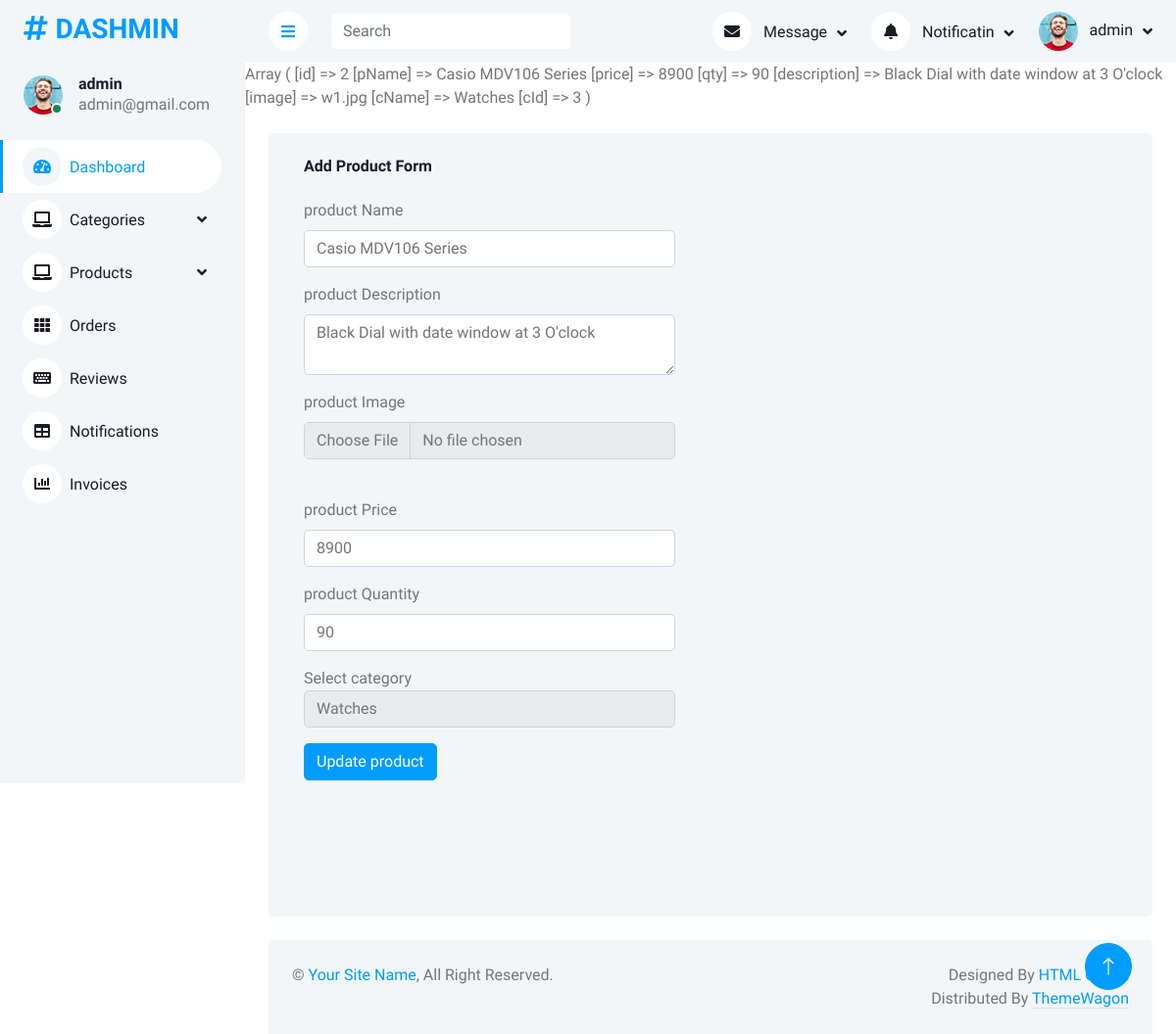
Screenshot of /adminPanel/editProduct.php?pId=2 (signed in) with the database file from the repository.
### tables this page shows
CREATE TABLE `products` (
  `id` int(11) NOT NULL,
  `name` varchar(200) NOT NULL,
  `price` int(11) NOT NULL,
  `description` varchar(500) NOT NULL,
  `qty` int(11) NOT NULL,
  `image` varchar(500) NOT NULL,
  `c_id` int(11) NOT NULL
);

CREATE TABLE `categories` (
  `id` int(11) NOT NULL,
  `name` varchar(200) NOT NULL,
  `description` varchar(300) NOT NULL,
  `image` varchar(200) NOT NULL
);

### adminPanel/editProduct.php (the view, shortened to what this page needs)
<?php
include("php/query.php");
include("components/header.php");
?>
<?php
if(isset($_GET['pId'])){
    $productId = $_GET['pId'];
    $query = $pdo->prepare("select products.id ,  products.name as pName , products.price , products.qty , products.description , products.image , categories.name as cName , categories.id as cId  from products inner join categories on products.c_id = categories.id where products.id = :pId");
    $query->bindParam('pId' , $productId);
    $query->execute();
    $product = $query->fetch(PDO::FETCH_ASSOC);
    print_r($product);
}
?>
  <div class="container-fluid pt-4 px-4">
                <div class="row vh-100 bg-light rounded   mx-0">
                    <div class="col-md-6 ">
                        <div class="bg-light rounded h-100 p-4">
                            <h6 class="mb-4">Add Product Form</h6>
                            <form method="post" enctype="multipart/form-data" >
                                <div class="mb-3">
                                    <label for="exampleInputEmail1" class="form-label">product Name</label>
                                    <input value="<?php echo $product['pName']?>" name="pName" type="text" class="form-control" id="exampleInputEmail1"
                                        aria-describedby="emailHelp">
                                </div>
                                <div class="mb-3">
                                    <label for="exampleInputPassword1" class="form-label">product Description</label>
                                   <textarea  name="pDes" class="form-control" id=""><?php echo $product['description']?></textarea>
                                </div>
                                <div class="mb-3">
                                    <label for="exampleInputPassword1" class="form-label">product Image</label>
                                  <input name="pImage" type="file" class="form-control">
                                </div>
                                <div class="mb-3">
                                    <label for="exampleInputEmail1" class="form-label">product Price</label>
                                    <input value="<?php echo $product['price']?>" name="pPrice" type="text" class="form-control" id="exampleInputEmail1"
                                        aria-describedby="emailHelp">
                                </div>
                                <div class="mb-3">
                                    <label for="exampleInputEmail1" class="form-label">product Quantity</label>
                                    <input value="<?php echo $product['qty']?>" name="pQuantity" type="text" class="form-control" id="exampleInputEmail1"
                                        aria-describedby="emailHelp">
                                </div>
                                <div class="mb-3">
                                <label for="">Select category</label>
                                <select class="form-control" name="cId" id="">
                                    <option value="<?php echo $product['cId']?>"><?php echo $product['cName']?></option>
                                </select>
                                </div>
                                <button name="updateProduct" type="submit" class="btn btn-primary">Update product</button>
                         </form>
                    </div>
                    </div>
                </div>
            </div>
<?php
include("components/footer.php");
?>

### adminPanel/css/style.css (style rules this page uses)
:root { --primary: #009CFF; --light: #F3F6F9; --dark: #191C24; }
.btn { transition: .5s; }
.btn.btn-primary { color: #FFFFFF; }

### rows the page displays
products: pName "Casio MDV106 Series", pDes "Black Dial with date window at 3 O'clock", pPrice "8900", pQuantity "90", cId "Watches"

### other values shown
$_SESSION['adminName'] "admin"
$_SESSION['adminEmail'] "admin@gmail.com"
